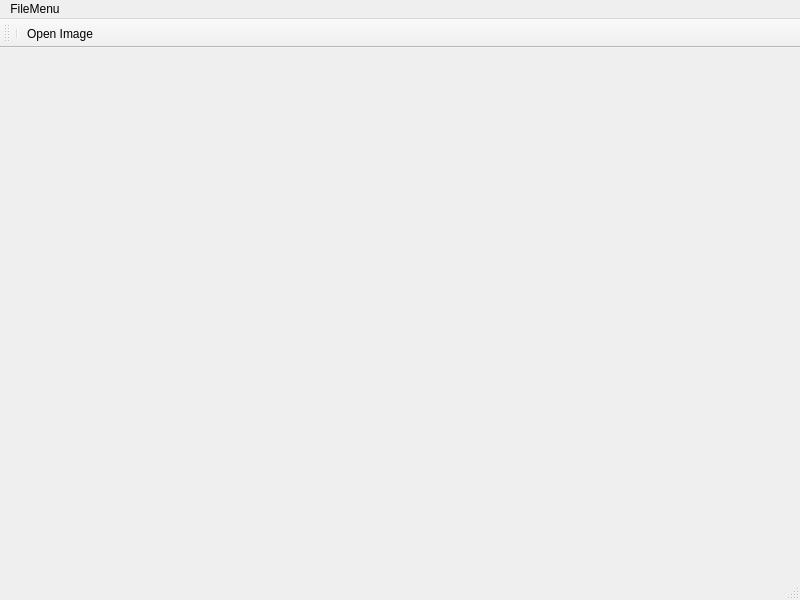
<?xml version="1.0" encoding="UTF-8"?>
<ui version="4.0">
 <class>MainWindow</class>
 <widget class="QMainWindow" name="MainWindow">
  <property name="geometry">
   <rect>
    <x>0</x>
    <y>0</y>
    <width>800</width>
    <height>600</height>
   </rect>
  </property>
  <property name="windowTitle">
   <string>MainWindow</string>
  </property>
  <widget class="QWidget" name="centralwidget"/>
  <widget class="QStatusBar" name="statusbar"/>
  <widget class="QToolBar" name="toolBar">
   <property name="windowTitle">
    <string>toolBar</string>
   </property>
   <attribute name="toolBarArea">
    <enum>TopToolBarArea</enum>
   </attribute>
   <attribute name="toolBarBreak">
    <bool>false</bool>
   </attribute>
   <addaction name="separator"/>
   <addaction name="actionOpen"/>
  </widget>
  <widget class="QMenuBar" name="menubar">
   <property name="geometry">
    <rect>
     <x>0</x>
     <y>0</y>
     <width>800</width>
     <height>21</height>
    </rect>
   </property>
   <widget class="QMenu" name="menuMenu">
    <property name="title">
     <string>FileMenu</string>
    </property>
    <addaction name="actionOpen"/>
    <addaction name="actionSave"/>
   </widget>
   <addaction name="menuMenu"/>
  </widget>
  <action name="actionOpen">
   <property name="text">
    <string>&amp;Open Image</string>
   </property>
  </action>
  <action name="actionSave">
   <property name="text">
    <string>&amp;Save</string>
   </property>
   <property name="shortcut">
    <string>Ctrl+S</string>
   </property>
   <property name="menuRole">
    <enum>QAction::MenuRole::NoRole</enum>
   </property>
  </action>
 </widget>
 <resources/>
 <connections/>
</ui>
